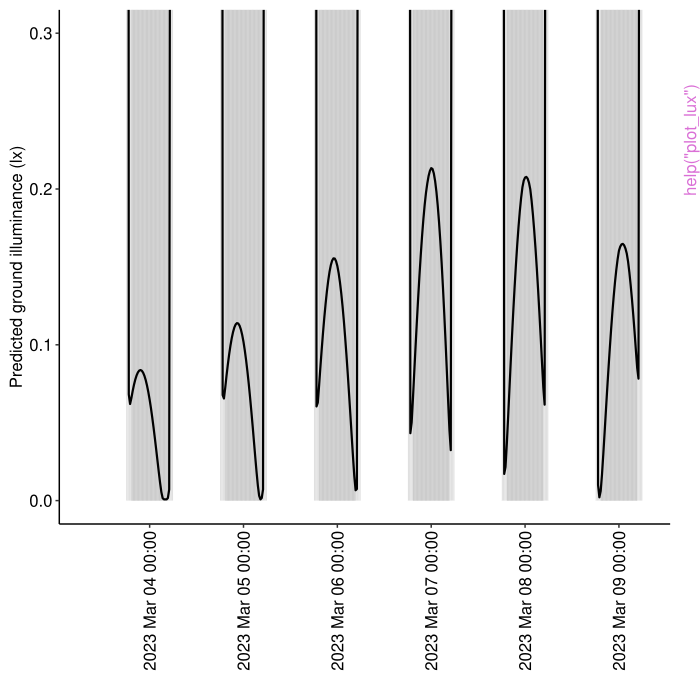

The R source for this figure:
pkgname <- "MoonShineR"
source(file.path(R.home("share"), "R", "examples-header.R"))
options(warn = 1)
base::assign(".ExTimings", "MoonShineR-Ex.timings", pos = 'CheckExEnv')
base::cat("name\tuser\tsystem\telapsed\n", file=base::get(".ExTimings", pos = 'CheckExEnv'))
base::assign(".format_ptime",
function(x) {
  if(!is.na(x[4L])) x[1L] <- x[1L] + x[4L]
  if(!is.na(x[5L])) x[2L] <- x[2L] + x[5L]
  options(OutDec = '.')
  format(x[1L:3L], digits = 7L)
},
pos = 'CheckExEnv')

### * </HEADER>
library('MoonShineR')

base::assign(".oldSearch", base::search(), pos = 'CheckExEnv')
base::assign(".old_wd", base::getwd(), pos = 'CheckExEnv')
cleanEx()
nameEx("plot_lux")
### * plot_lux

flush(stderr()); flush(stdout())

base::assign(".ptime", proc.time(), pos = "CheckExEnv")
### Name: plot_lux
### Title: Create a plot from the illuminance prediction data frame
### Aliases: plot_lux
### Keywords: moonlight

### ** Examples

# Plot a data frame generated by predict_lux(), named moonlight_output.
# First create a set predictions with predict_lux().
moonlight_output <- predict_lux(latitude = -4.21528, longitude = -69.94056, site_elev = 0,
                    time_zone = "EST", date_start = "2023-03-03", time_start = "18:00:00",
                    duration_day = 5.5, time_interval_minutes = 20, darksky_value = 0.0008,
                    output_directory = NULL, export_table = FALSE)

# Plot the combined illuminance of moonlight, twilight, and sunlight.
plot_lux(df = moonlight_output, illuminance_type_plot = "total_illuminance_all",
         plot_y_max = 0.3,  plot_daytime_gray_mask = TRUE, plot_eclipse_red_mask = TRUE,
         plot_twilight = "astro", vertical_time_label = TRUE, time_label_interval_hr = 24,
         time_label_shift_hr = -10)



base::assign(".dptime", (proc.time() - get(".ptime", pos = "CheckExEnv")), pos = "CheckExEnv")
base::cat("plot_lux", base::get(".format_ptime", pos = 'CheckExEnv')(get(".dptime", pos = "CheckExEnv")), "\n", file=base::get(".ExTimings", pos = 'CheckExEnv'), append=TRUE, sep="\t")
cleanEx()
nameEx("predict_lux")
### * predict_lux

flush(stderr()); flush(stdout())

base::assign(".ptime", proc.time(), pos = "CheckExEnv")
### Name: predict_lux
### Title: Predict moonlight, sunlight, and twilight ground illuminance
### Aliases: predict_lux
### Keywords: moonlight

### ** Examples

# Predict the nighttime moonlight illuminance in Leticia, Colombia,
# for 5.5 days starting on 2023-03-03 at 6 pm (UTC -5).

moonlight_output <- predict_lux(latitude = -4.21528, longitude = -69.94056, site_elev = 0,
                    time_zone = "EST", date_start = "2023-03-03", time_start = "18:00:00",
                    duration_day = 5.5, time_interval_minutes = 20, darksky_value = 0.0008,
                    output_directory = NULL, export_table = FALSE, show_progress = TRUE)

moonlight_output # Display the completed data frame.



base::assign(".dptime", (proc.time() - get(".ptime", pos = "CheckExEnv")), pos = "CheckExEnv")
base::cat("predict_lux", base::get(".format_ptime", pos = 'CheckExEnv')(get(".dptime", pos = "CheckExEnv")), "\n", file=base::get(".ExTimings", pos = 'CheckExEnv'), append=TRUE, sep="\t")
### * <FOOTER>
###
cleanEx()
options(digits = 7L)
base::cat("Time elapsed: ", proc.time() - base::get("ptime", pos = 'CheckExEnv'),"\n")
grDevices::dev.off()
###
### Local variables: ***
### mode: outline-minor ***
### outline-regexp: "\\(> \\)?### [*]+" ***
### End: ***
quit('no')
